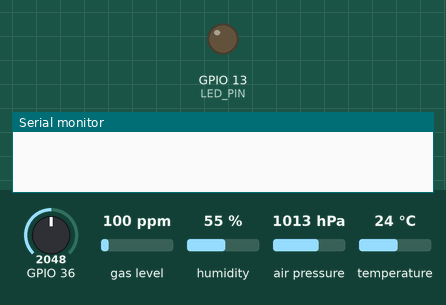
Simulated run of this sketch. Board: ESP32. On the bench: output pins drawn as LEDs (lit = HIGH), the last lines printed to the serial monitor. Inputs (shaded band) come from the test bench; at power-on: GPIO 36 = 2048, gas level 100 ppm, humidity 55 %, air pressure 1013 hPa, temperature 24 °C. WiFi joins after 1.5 s; servers stay silent unless stated; no MQTT or app messages arrive unless stated.

Above: at 0.0 s.
At 1.8 s:
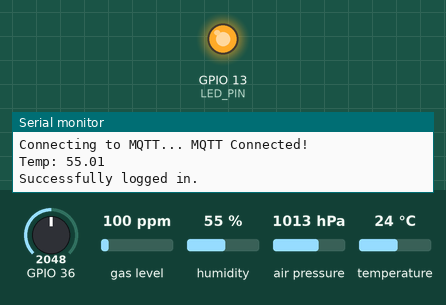
Timing chart, 0 to 3.3 s (numbered marks = the images above):
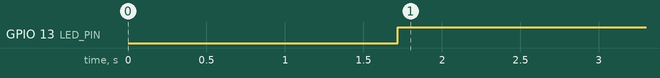

The sketch:

prototype_full.ino
```cpp
//DEEEEEEEEEEEEEEEEEEEEEEEEEEEEEMMMMMMMMMMOOOOOOOOOOOOOOOO

#include <WiFi.h>
#include <Arduino.h>
#include "Adafruit_MQTT.h"
#include "Adafruit_MQTT_Client.h"
#define WLAN_SSID       "InssV2"
#define WLAN_PASS       "tozyyyyy"
#define AIO_SERVER      "io.adafruit.com"
#define AIO_SERVERPORT  1883                   // use 8883 for SSL
#define AIO_USERNAME    "Inssso"
#define AIO_KEY         "aio_VYaE20M5aYC6iVK44yeD5yf7F2iz"

// Partie Mail
#include <ESP_Mail_Client.h>

#define WIFI_SSID "InssV2"
#define WIFI_PASSWORD "tozyyyyy"

/** The smtp host name e.g. smtp.gmail.com for GMail or smtp.office365.com for Outlook or smtp.mail.yahoo.com */
#define SMTP_HOST "smtp.gmail.com"
#define SMTP_PORT 465

/* The sign in credentials */
#define AUTHOR_EMAIL "pocesiea@gmail.com"
#define AUTHOR_PASSWORD "vhwa hyai xcoe mrfk"

/* Recipient's email*/
#define RECIPIENT_EMAIL "rosalieblush@gmail.com"

/* Declare the global used SMTPSession object for SMTP transport */
SMTPSession smtp;

/* Callback function to get the Email sending status */
void smtpCallback(SMTP_Status status);
bool sendMessage(Session_Config config, SMTP_Message message);

 /* Declare the Session_Config for user defined session credentials */
  Session_Config config;
  /* Declare the message class */
  SMTP_Message message;

WiFiClient client;
Adafruit_MQTT_Client mqtt(&client, AIO_SERVER, AIO_SERVERPORT, AIO_USERNAME, AIO_KEY);
// Setup a feed called 'temperatureAmbiante' for publishing.
Adafruit_MQTT_Publish temperatureAmbiante = Adafruit_MQTT_Publish(&mqtt, AIO_USERNAME "/feeds/temperatureAmbiante");
void MQTT_connect();

/*Partie capteur ; BME680 sensor*/
#include <Wire.h>
#include <Adafruit_Sensor.h>
#include "Adafruit_BME680.h"
#define SEALEVELPRESSURE_HPA (1013.25)
#define NEW_ADDRESS (0x77)    ///< The default I2C address
Adafruit_BME680 bme;
/*FIN BME680 sensor*/

/* Partie ADC/LM35 */
#include <driver/adc.h>
#define LED_PIN 13
#define SEUIL 21
float temperature = 0;
/* FIN ADC/LM35 */

////Pour la demo
int compteur = 0;

void setup() {
  Serial.begin(115200);
  delay(10);
  Serial.println(F("Adafruit MQTT demo"));
  // Connect to WiFi access point.
  Serial.println(); Serial.println();
  Serial.print("Connecting to ");
  Serial.println(WLAN_SSID);
  WiFi.begin(WLAN_SSID, WLAN_PASS);
  while (WiFi.status() != WL_CONNECTED) {
    delay(500);
    Serial.print(".");
  }
  Serial.println();
  Serial.println("WiFi connected");
  Serial.println("IP address: "); Serial.println(WiFi.localIP());
  // Mail
    /*  Set the network reconnection option */
  MailClient.networkReconnect(true);

  /** Enable the debug via Serial port
   * 0 for no debugging
   * 1 for basic level debugging
   *
   * Debug port can be changed via ESP_MAIL_DEFAULT_DEBUG_PORT in ESP_Mail_FS.h
   */
  smtp.debug(1);

  /* Set the callback function to get the sending results */
  smtp.callback(smtpCallback);


  /* Set the session config */
  config.server.host_name = SMTP_HOST;
  config.server.port = SMTP_PORT;
  config.login.email = AUTHOR_EMAIL;
  config.login.password = AUTHOR_PASSWORD;
  config.login.user_domain = "";

  config.time.ntp_server = F("pool.ntp.org,time.nist.gov");
  config.time.gmt_offset = 3;
  config.time.day_light_offset = 0;


  /* Set the message headers */
  message.sender.name = F("ESP");
  message.sender.email = AUTHOR_EMAIL;
  message.subject = F("ESP Test Email");
  message.addRecipient(F("Sara"), RECIPIENT_EMAIL);

  //Send raw text message
  String textMsg = "Il y a le feu - Sent from ESP board";
  message.text.content = textMsg.c_str();
  message.text.charSet = "us-ascii";
  message.text.transfer_encoding = Content_Transfer_Encoding::enc_7bit;

  message.priority = esp_mail_smtp_priority::esp_mail_smtp_priority_low;
  message.response.notify = esp_mail_smtp_notify_success | esp_mail_smtp_notify_failure | esp_mail_smtp_notify_delay;


  /*BME680 sensor*/
  while (!Serial);
  Serial.println(F("BME680 test"));

  if (!bme.begin(NEW_ADDRESS)) {
    Serial.println("Could not find a valid BME680 sensor, check wiring!");
    while (1);
  }
  // Set up oversampling and filter initialization
  bme.setTemperatureOversampling(BME680_OS_8X);
  bme.setHumidityOversampling(BME680_OS_2X);
  bme.setPressureOversampling(BME680_OS_4X);
  bme.setIIRFilterSize(BME680_FILTER_SIZE_3);
  bme.setGasHeater(320, 150); // 320*C for 150 ms
  /*FIN BME680 sensor*/

  /* Partie ADC/LM35 */
  pinMode(LED_PIN,OUTPUT);
  /* FIN ADC/LM35 */

  /*END SET-UP*/
}

bool sendMessage(Session_Config config, SMTP_Message message){
  //// Connect to the server
  if (!smtp.connect(&config)){
    ESP_MAIL_PRINTF("Connection error, Status Code: %d, Error Code: %d, Reason: %s", smtp.statusCode(), smtp.errorCode(), smtp.errorReason().c_str());
    return false;
  }

  if (!smtp.isLoggedIn()){
    Serial.println("\nNot yet logged in.");
  }
  else{
    if (smtp.isAuthenticated())
      Serial.println("\nSuccessfully logged in.");
    else
      Serial.println("\nConnected with no Auth.");
  }

  /* Start sending Email and close the session */
  if (!MailClient.sendMail(&smtp, &message))
    ESP_MAIL_PRINTF("Error, Status Code: %d, Error Code: %d, Reason: %s", smtp.statusCode(), smtp.errorCode(), smtp.errorReason().c_str());

  return true;

}
void loop() {
  /*BME680 MQTT*/
  MQTT_connect();
  BME_check();
  /*FIN BME680 MQTT*/

  /* Partie ADC/LM35 */
  ADC_mesure_temperature();
  alerte_incendie();
  compteur ++;
  if (compteur>=10){
    MQTT_publish_data();
    compteur = 0;
  }
  /* FIN ADC/LM35 */


}
// Function to connect and reconnect as necessary to the MQTT server.
// Should be called in the loop function and it will take care if connecting.
void MQTT_connect() {
  int8_t ret;
  // Stop if already connected.
  if (mqtt.connected()) {
    return;
  }
  Serial.print("Connecting to MQTT... ");
  uint8_t retries = 3;
  while ((ret = mqtt.connect()) != 0) { // connect will return 0 for connected
       Serial.println(mqtt.connectErrorString(ret));
       Serial.println("Retrying MQTT connection in 5 seconds...");
       mqtt.disconnect();
       delay(5000);  // wait 5 seconds
       retries--;
       if (retries == 0) {
         // basically die and wait for WDT to reset me
         while (1);
       }
  }
  Serial.println("MQTT Connected!");
}

void MQTT_publish_data(){
  Serial.print(F("\nTempérature mesurer : "));
  Serial.print(bme.temperature);
  Serial.print(" degré");
  if (! temperatureAmbiante.publish(bme.temperature)) {
    Serial.println(F("Failed"));
  } else {
    Serial.println(F("\t Data publié avec succès!"));
  }
}

void BME_check(){
    if (! bme.performReading()) {
    Serial.println("Failed to perform reading :(");
    return;
  }
}

void ADC_mesure_temperature(){
  adc1_config_width(ADC_WIDTH_BIT_12);
	adc1_config_channel_atten(ADC1_CHANNEL_0,ADC_ATTEN_DB_0);
	int value = adc1_get_raw(ADC1_CHANNEL_0);
	float voltage = (float)value*1100./4095.; // Convert the read value to millivolt, using the full-scale configured with the attenuation (3.9V) and the number of bits (4095)
  temperature = voltage/10;
	Serial.println("Temp: " + String(temperature));
  alerte_incendie();
	delay(500);
}

void alerte_incendie (){
  if (temperature >= SEUIL){
    digitalWrite(LED_PIN,HIGH);
    if(sendMessage(config, message)){
      Serial.println("envoyer");
    }
    MQTT_publish_data();
  }
  else {
      digitalWrite(LED_PIN,LOW);
  }
}

/* Callback function to get the Email sending status */
void smtpCallback(SMTP_Status status){
  /* Print the current status */
  Serial.println(status.info());

  /* Print the sending result */
  if (status.success()){
    // ESP_MAIL_PRINTF used in the examples is for format printing via debug Serial port
    // that works for all supported Arduino platform SDKs e.g. AVR, SAMD, ESP32 and ESP8266.
    // In ESP8266 and ESP32, you can use Serial.printf directly.

    Serial.println("----------------");
    ESP_MAIL_PRINTF("Message sent success: %d\n", status.completedCount());
    ESP_MAIL_PRINTF("Message sent failed: %d\n", status.failedCount());
    Serial.println("----------------\n");

    for (size_t i = 0; i < smtp.sendingResult.size(); i++)
    {
      /* Get the result item */
      SMTP_Result result = smtp.sendingResult.getItem(i);

      // In case, ESP32, ESP8266 and SAMD device, the timestamp get from result.timestamp should be valid if
      // your device time was synched with NTP server.
      // Other devices may show invalid timestamp as the device time was not set i.e. it will show Jan 1, 1970.
      // You can call smtp.setSystemTime(xxx) to set device time manually. Where xxx is timestamp (seconds since Jan 1, 1970)

      ESP_MAIL_PRINTF("Message No: Alerte incendie !!!!!!!\n", i + 1);
      ESP_MAIL_PRINTF("Status: %s\n", result.completed ? "success" : "failed");
      ESP_MAIL_PRINTF("Date/Time: %s\n", MailClient.Time.getDateTimeString(result.timestamp, "%B %d, %Y %H:%M:%S").c_str());
      ESP_MAIL_PRINTF("Recipient: %s\n", result.recipients.c_str());
      ESP_MAIL_PRINTF("Subject: %s\n", result.subject.c_str());
    }
    Serial.println("----------------\n");

    // You need to clear sending result as the memory usage will grow up.
    smtp.sendingResult.clear();
  }
}
```

Measured:
- by itself, GPIO 13 (LED_PIN): LOW → HIGH at 1.7 s
